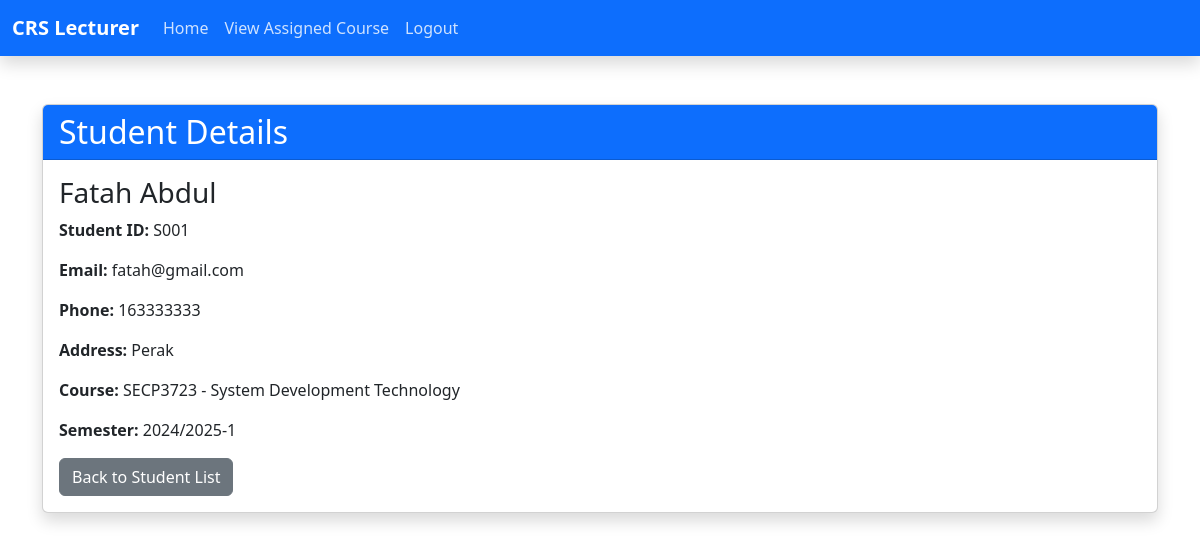
Screenshot of /lecturerViewStudentDetail.php?student_id=S001&course_id=SECP3723&semester=2024/2025-1 (signed in) with the database file from the repository.
### tables this page shows
CREATE TABLE `tb_course` (
  `c_code` varchar(10) NOT NULL,
  `c_name` varchar(30) NOT NULL,
  `c_credit` int(11) NOT NULL,
  `c_lec` varchar(10) NOT NULL
);

CREATE TABLE `tb_user` (
  `u_sno` varchar(10) NOT NULL,
  `u_pwd` varchar(20) NOT NULL,
  `u_email` varchar(30) NOT NULL,
  `u_name` varchar(50) NOT NULL,
  `u_contact` int(11) NOT NULL,
  `u_state` varchar(20) NOT NULL,
  `u_reg` timestamp NULL DEFAULT NULL,
  `u_utype` int(11) NOT NULL
);

### lecturerViewStudentDetail.php (the view, shortened to what this page needs)
<?php
include 'dbconnect.php';
include 'lecturerNav.php';
if (isset($_GET['student_id']) && isset($_GET['course_id']) && isset($_GET['semester'])) {
    $student_id = $_GET['student_id'];
    $course_code = $_GET['course_id'];
    $semester = $_GET['semester'];
} else {
    die("Student ID, Course Code, and Semester are required.");
}
$sql_student = "SELECT tb_user.u_sno, tb_user.u_name, tb_user.u_email, tb_user.u_contact, tb_user.u_state, tb_course.c_name
                FROM tb_user
                JOIN tb_registration ON tb_user.u_sno = tb_registration.r_student
                JOIN tb_course ON tb_registration.r_course = tb_course.c_code
                WHERE tb_user.u_sno = ? AND tb_registration.r_course = ? AND tb_registration.r_sem = ? AND tb_user.u_utype = 2";
$stmt_student = $con->prepare($sql_student);
$stmt_student->bind_param('sss', $student_id, $course_code, $semester);
$stmt_student->execute();
$result_student = $stmt_student->get_result();
$student = $result_student->fetch_assoc();
?>
<div class="container mt-5">
    <div class="card shadow">
        <div class="card-header bg-primary text-white">
            <h2 class="card-title mb-0">Student Details</h2>
        </div>
        <div class="card-body">
            <h3><?php echo $student['u_name']; ?></h3>
            <p><strong>Student ID:</strong> <?php echo $student['u_sno']; ?></p>
            <p><strong>Email:</strong> <?php echo $student['u_email']; ?></p>
            <p><strong>Phone:</strong> <?php echo $student['u_contact']; ?></p>
            <p><strong>Address:</strong> <?php echo $student['u_state']; ?></p>
            <p><strong>Course:</strong> <?php echo $course_code . ' - ' . $student['c_name']; ?></p>
            <p><strong>Semester:</strong> <?php echo $semester; ?></p>
            <a href="lecturerViewStudentList.php?course_id=<?php echo $course_code; ?>&semester=<?php echo $semester; ?>" class="btn btn-secondary">Back to Student List</a>
        </div>
    </div>
</div>
</body>
</html>

### lecturerNav.php (shortened to what this page needs)
<!DOCTYPE html>
<html lang="en">
<head>
  <link href="https://cdn.jsdelivr.net/npm/bootstrap@5.3.3/dist/css/bootstrap.min.css" rel="stylesheet">
</head>
<body>
  <nav class="navbar navbar-expand-lg navbar-dark bg-primary shadow">
    <div class="container-fluid">
      <a class="navbar-brand fw-bold" href="lecturerDashboard.php">CRS Lecturer</a>
      <div class="collapse navbar-collapse" id="navbarColor01">
        <ul class="navbar-nav me-auto">
          <li class="nav-item">
            <a class="nav-link" href="lecturerDashboard.php">Home</a>
          </li>
          <li class="nav-item">
            <a class="nav-link" href="lecturerViewAsignedCourse.php">View Assigned Course</a>
          </li>
          <li class="nav-item">
            <a class="nav-link" href="logout.php">Logout</a>
          </li>
        </ul>
      </div>
    </div>
  </nav>

### lecturerNav.php (style rules this page uses)
.navbar-nav .nav-link { color: rgba(255, 255, 255, 0.8) !important; transition: color 0.3s ease; }

### rows the page displays
tb_course: tb_user.u_name "Fatah Abdul", tb_user.u_sno "S001", tb_user.u_email "fatah@gmail.com", tb_user.u_contact "163333333", tb_user.u_state "Perak", c_name "System Development Technology"

### other values shown
$course_code "SECP3723"
$semester "2024/2025-1"
